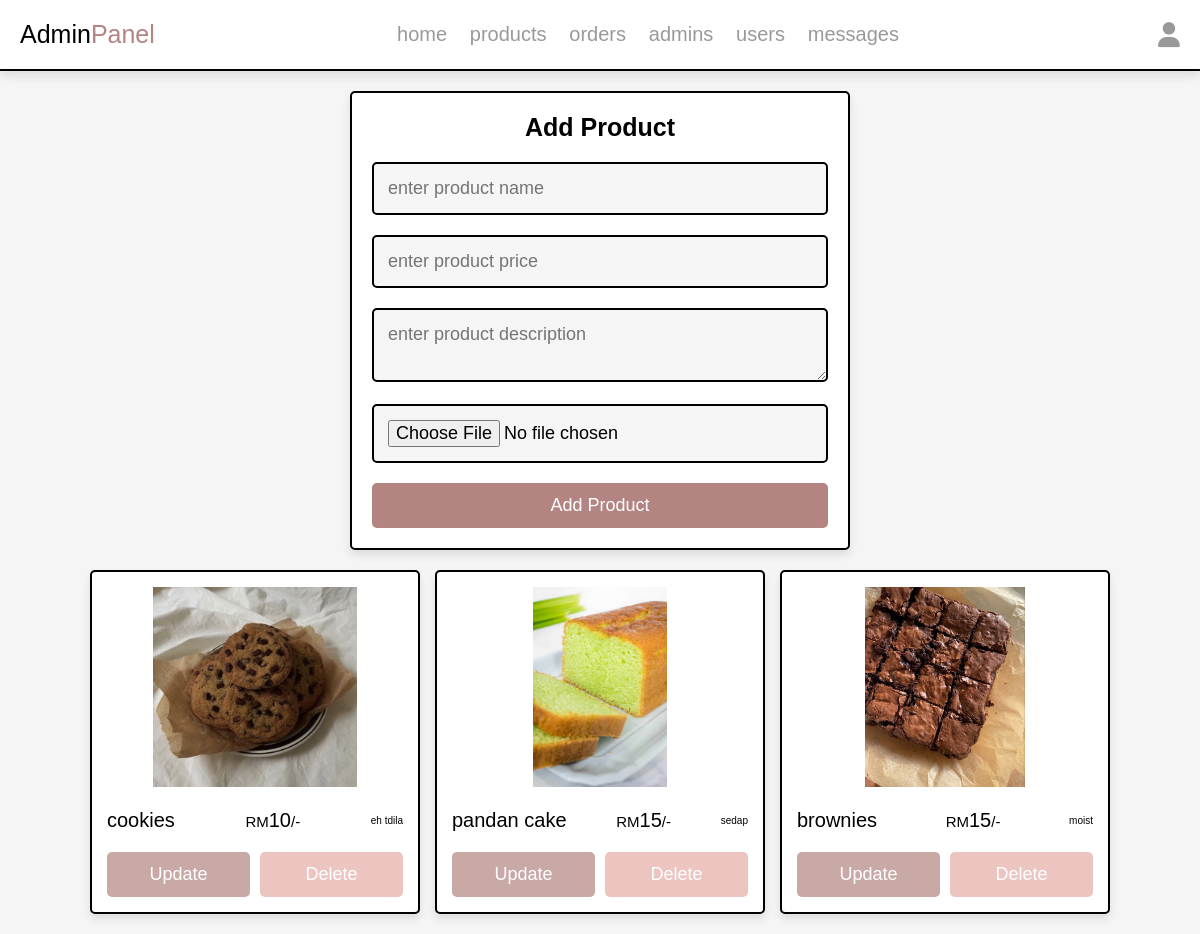
The app's page /admin/products.php (signed in) with its own data.
### tables this page shows
CREATE TABLE `products` (
  `id` int(100) NOT NULL,
  `name` varchar(100) NOT NULL,
  `description` varchar(15000) NOT NULL,
  `price` int(10) NOT NULL,
  `image` varchar(100) NOT NULL
);

### admin/products.php (the view, shortened to what this page needs)
<?php
include '../components/connect.php';
?>
<!DOCTYPE html>
<html lang="en">
<head>
   <link rel="stylesheet" href="https://cdnjs.cloudflare.com/ajax/libs/font-awesome/6.1.1/css/all.min.css">
   <link rel="stylesheet" href="../css/admin_style.css">
</head>
<body>
<?php include '../components/admin_header.php' ?>
<section class="add-products">
   <form action="" method="POST" enctype="multipart/form-data">
      <h3>add product</h3>
      <input type="text" required placeholder="enter product name" name="name" maxlength="100" class="box">
      <input type="number" min="0" max="9999999999" required placeholder="enter product price" name="price" onkeypress="if(this.value.length == 10) return false;" class="box">
      <textarea name="description" required placeholder="enter product description" class="box"></textarea>
      <input type="file" name="image" class="box" accept="image/jpg, image/jpeg, image/png, image/webp" required>
      <input type="submit" value="add product" name="add_product" class="btn">
   </form>
</section>
<section class="show-products" style="padding-top: 0;">
   <div class="box-container">
   <?php
      $show_products = $conn->prepare("SELECT * FROM `products`");
      $show_products->execute();
      if($show_products->rowCount() > 0){
         while($fetch_products = $show_products->fetch(PDO::FETCH_ASSOC)){
   ?>
   <div class="box">
      <img src="../uploaded_img/<?= $fetch_products['image']; ?>" alt="">
      <div class="flex">
      <div class="name"><?= $fetch_products['name']; ?></div></br>
      <div class="price"><span>RM</span><?= $fetch_products['price']; ?><span>/-</span></div></br>
         <div class="descrition"><?= $fetch_products['description']; ?></div>
      </div>
      <div class="flex-btn">
         <a href="update_product.php?update=<?= $fetch_products['id']; ?>" class="option-btn">update</a>
         <a href="products.php?delete=<?= $fetch_products['id']; ?>" class="delete-btn" onclick="return confirm('delete this product?');">delete</a>
      </div>
   </div>
   <?php
         }
      }else{
         echo '<p class="empty">no products added yet!</p>';
      }
   ?>
   </div>
</section>
</body>
</html>

### css/admin_style.css (style rules this page uses)
:root { --main-color:#B38481; --red:#e74c3c; --orange:#f39c12; --black:#000000; --white:#fff; --light-bg:#f5f5f5; --khaki-rose:#C5908E; --purple:#800080; --pink-brown:#C48189; --light-color:#999; --rose-gold:#ECC5C0; --pinkish:#D58A94; --dusty-rose:#C9A9A6; --soft-purple: #F3CFC6; --border:.2rem solid var(--black); --box-shadow:0 .5rem 1rem rgba(0,0,0,.1); }
* { font-family: 'Calibri', sans-serif; margin:0; padding:0; box-sizing: border-box; text-decoration: none; outline: none; border:none; }
html { font-size: 62.5%; overflow-x: hidden; }
body { background-color: var(--light-bg); }
section { max-width: 1200px; margin:0 auto; padding:2rem; }
.btn, .delete-btn, .option-btn { display: block; margin-top: 1rem; border-radius: .5rem; cursor: pointer; width: 100%; font-size: 1.8rem; color:var(--white); padding:1.2rem 3rem; text-transform: capitalize; text-align: center; }
.btn { background-color: var(--main-color); }
.delete-btn { background-color: var(--rose-gold); }
.option-btn { background-color: var(--dusty-rose); }
.flex-btn { display: flex; gap:1rem; }
.add-products form { margin:0 auto; max-width: 50rem; background-color: var(--white); border-radius: .5rem; box-shadow: var(--box-shadow); border:var(--border); padding:2rem; text-align: center; }
.add-products form h3 { margin-bottom: 1rem; font-size: 2.5rem; color:var(--black); text-transform: capitalize; }
.add-products form .box { background-color: var(--light-bg); border:var(--border); width: 100%; padding:1.4rem; font-size: 1.8rem; color:var(--black); border-radius: .5rem; margin: 1rem 0; }
.show-products .box-container { display: grid; grid-template-columns: repeat(auto-fit, 33rem); gap:1.5rem; justify-content: center; align-items: flex-start; }
.show-products .box-container .box { background-color: var(--white); border-radius: .5rem; box-shadow: var(--box-shadow); border:var(--border); padding:1.5rem; }
.show-products .box-container .box img { width: 100%; height: 20rem; object-fit: contain; margin-bottom: 1rem; }
.show-products .box-container .box .name { font-size: 2rem; color:var(--black); padding:1rem 0; }
.show-products .box-container .box .flex { display: flex; align-items: center; gap:1rem; justify-content: space-between; }
.show-products .box-container .box .flex .price { font-size: 2rem; color:var(--black); margin:.5rem 0; }
.show-products .box-container .box .flex .price span { font-size: 1.5rem; }

### records on screen
products: image (picture), name "cookies", price "10", description "eh tdila"
products: image (picture), name "pandan cake", price "15", description "sedap"
products: image (picture), name "brownies", price "15", description "moist"
